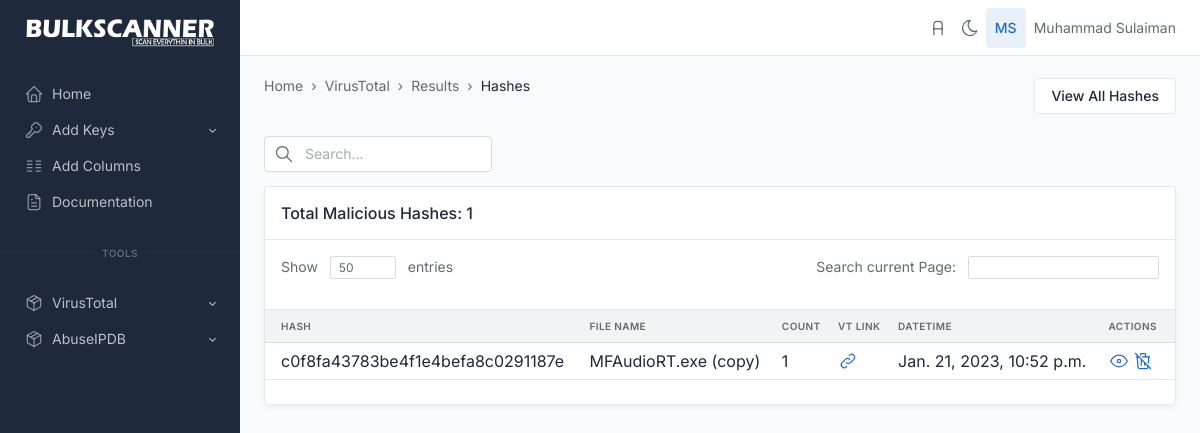
Page /virustotal/malicious_hashes (signed in) on the committed database.
### virustotal/models.py (models this page shows, shortened)
class hashes(models.Model):
    hash = models.TextField(unique=True)
    count = models.IntegerField(null=True)
    votes = models.JSONField(null=True)
    signature_info = models.JSONField(null=True)
    last_analysis_stats = models.JSONField(null=True)
    meaningful_name = models.JSONField(null=True)
    date_time = models.DateTimeField(default=datetime.datetime.now())

### virustotal/views.py (the view)
# urls.py: path('malicious_hashes', views.vt_malicious_hashes, name='malicious_hashes'),
def vt_malicious_hashes(request):
    if request.user.is_authenticated:
        queryset = hashes.objects.filter(count__gt=0).all()
        show_entries = request.GET.get('show_entries')
        if show_entries:
            paginator = Paginator(queryset, show_entries)
            hashes_count = paginator.count
            page_number = request.GET.get('page')
            queryset = paginator.get_page(page_number)
            context = {'all_malicious_hashes': queryset,
                       'hashes_count': hashes_count}
            return render(request, 'virustotal/malicious_hashes.html', context)
        else:
            paginator = Paginator(queryset, 50)
            hashes_count = paginator.count
            page_number = request.GET.get('page')
            queryset = paginator.get_page(page_number)
            show_entries = request.GET.get('show_entries')
            context = {'all_malicious_hashes': queryset,
                       'hashes_count': hashes_count}
        return render(request, 'virustotal/malicious_hashes.html', context)
    else:
        return redirect("login")

### templates/virustotal/malicious_hashes.html (shortened to what this page needs)
{% extends 'base.html' %} {% load static %}
{% block body %}
<div class="page-wrapper">
  <div class="container-xl">
    <div class="page-header d-print-none">
      <div class="row align-items-center">
        <div class="col">
          <ol class="breadcrumb breadcrumb-arrows" aria-label="breadcrumbs">
            <li class="breadcrumb-item">
              <a href="{% url 'index' %}">Home</a>
            </li>
            <li class="breadcrumb-item"><a href="#">VirusTotal</a></li>
            <li class="breadcrumb-item" aria-current="page">
              <a href="#">Results</a>
            <li class="breadcrumb-item active" aria-current="page">
              <a href="{% url 'malicious_ips' %}">Hashes</a>
            </li>
          </ol>
          <br />
        </div>
        <div class="col-auto ms-auto d-print-none">
          <div class="btn-list">
            <span class="d-none d-sm-inline">
              <a href="{% url 'all_hashes' %}" class="btn btn-white">
                View All Hashes
              </a>
            </span>
          </div>
        </div>
      </div>
    </div>
  </div>
  <div class="page-body">
    <div class="container-xl">
      <div class="col-3">
        <form action="{% url 'search_malicious_hashes' %}" method="get">
          <div class="input-icon">
            <span class="input-icon-addon">
            </span>
            <input type="text" class="form-control" placeholder="Search..." aria-label="Search in website" name="search_text">
          </div>
        </form>
      </div>
      {% if vt_hash_search_result %}
      <div class="row row-cards">
        <div class="col-12">
          <div class="card">
            <div class="card-header">
              <h3 class="card-title">Your query: {{search_text}}</h3>
            </div>
            <div class="table-responsive">
              <table
                class="table card-table table-vcenter text-nowrap datatable" id="myTable"
              >
                <thead>
                  <tr>
                    <th>Hash</th>
                    <th>File Name</th>
                    <th>Count</th>
                    <th>VT Link</th>
                    <th>DateTime</th>
                    <th>Actions</th>
                  </tr>
                </thead>
                <tbody>
                  {% for hashdata in vt_hash_search_result%}
                  <tr>
                    <td>{{hashdata.hash}}</td>
                    <td>{{hashdata.meaningful_name}}</td>
                    <td>{{hashdata.count}}</td>
                    <td>
                      <a href="https://www.virustotal.com/gui/file/{{hashdata.hash}}" target="_blank">
                      <svg xmlns="http://www.w3.org/2000/svg" class="icon icon-tabler icon-tabler-link" width="24" height="24" viewBox="0 0 24 24" stroke-width="2" stroke="currentColor" fill="none" stroke-linecap="round" stroke-linejoin="round">
                        <path stroke="none" d="M0 0h24v24H0z" fill="none"></path>
                        <path d="M10 14a3.5 3.5 0 0 0 5 0l4 -4a3.5 3.5 0 0 0 -5 -5l-.5 .5"></path>
                        <path d="M14 10a3.5 3.5 0 0 0 -5 0l-4 4a3.5 3.5 0 0 0 5 5l.5 -.5"></path>
                     </svg>
                    </a>
                    </td>
                    <td>{{hashdata.date_time}}</td>
                   <td>
                   <a href="{% url 'hash_details' hash=hashdata.hash %}" style = "text-decoration: none;" target="_blank">
                    <svg xmlns="http://www.w3.org/2000/svg" class="icon icon-tabler icon-tabler-eye" width="24" height="24" viewBox="0 0 24 24" stroke-width="2" stroke="currentColor" fill="none" stroke-linecap="round" stroke-linejoin="round">
                      <path stroke="none" d="M0 0h24v24H0z" fill="none"></path>
                      <circle cx="12" cy="12" r="2"></circle>
                      <path d="M22 12c-2.667 4.667 -6 7 -10 7s-7.333 -2.333 -10 -7c2.667 -4.667 6 -7 10 -7s7.333 2.333 10 7"></path>
                   </svg>
                  </a>
                  <a href="{% url 'delete_hash' hash=hashdata.hash %}" style = "text-decoration: none;">
                  <svg xmlns="http://www.w3.org/2000/svg" class="icon icon-tabler icon-tabler-trash-off" width="24" height="24" viewBox="0 0 24 24" stroke-width="2" stroke="currentColor" fill="none" stroke-linecap="round" stroke-linejoin="round">
                    <path stroke="none" d="M0 0h24v24H0z" fill="none"></path>
                    <line x1="3" y1="3" x2="21" y2="21"></line>
                    <path d="M4 7h3m4 0h9"></path>
                    <line x1="10" y1="11" x2="10" y2="17"></line>
                    <line x1="14" y1="14" x2="14" y2="17"></line>
                    <path d="M5 7l1 12a2 2 0 0 0 2 2h8a2 2 0 0 0 2 -2l.077 -.923"></path>
                    <line x1="18.384" y1="14.373" x2="19" y2="7"></line>
                    <path d="M9 5v-1a1 1 0 0 1 1 -1h4a1 1 0 0 1 1 1v3"></path>
                 </svg>
                </a>
                   </td>
                  </tr>
                  {% endfor %}
                </tbody>
              </table>
            </div>
          </div>
        </div>
      </div>
      {% elif all_malicious_hashes %}
      <div class="row row-cards">
        <div class="col-12">
          <div class="card">
            <div class="card-header">
              <h3 class="card-title">Total Malicious Hashes: {{hashes_count}}</h3>
            </div>
            <div class="card-body border-bottom py-3">
              <div class="d-flex">
                <form action="{% url 'malicious_hashes' %}" method="GET">
                <div class="text-muted">
                  Show
                  <div class="mx-2 d-inline-block">
                    <input
                      type="text"
                      class="form-control form-control-sm"
                      value="50"
                      size="3"
                      aria-label="Invoices count"
                      name="show_entries"
                    />
                  </div>
                </form>
                  entries
                </div>
                <div class="ms-auto text-muted">
                  Search current Page:
                  <div class="ms-2 d-inline-block">
                    <input
                      type="text"
                      class="form-control form-control-sm"
                      aria-label="Search invoice"
                      name="search_table"
                      id="myInput"
                      onkeyup="myFunction()"
                    />
                  </div>
                </div>
              </div>
            </div>
            <div class="table-responsive">
              <table
                class="table card-table table-vcenter text-nowrap datatable" id="myTable"
              >
                <thead>
                  <tr>
                    <th>Hash</th>
                    <th>File Name</th>
                    <th>Count</th>
                    <th>VT Link</th>
                    <th>DateTime</th>
                    <th>Actions</th>
                  </tr>
                </thead>
                <tbody>
                  {% for hashdata in all_malicious_hashes%}
                  <tr>
                    <td>{{hashdata.hash}}</td>
                    <td>{{hashdata.meaningful_name}}</td>
                    <td>{{hashdata.count}}</td>
                    <td>
                      <a href="https://www.virustotal.com/gui/file/{{hashdata.hash}}" target="_blank">
                    </a>
                    </td>
                    <td>{{hashdata.date_time}}</td>
                   <td>
                   <a href="{% url 'hash_details' hash=hashdata.hash %}" style = "text-decoration: none;" target="_blank">
                  </a>
                  <a href="{% url 'delete_hash' hash=hashdata.hash %}" style = "text-decoration: none;">
                </a>
                   </td>
                  </tr>
                  {% empty %}
                  <tr><td colspan="6" style="text-align:center">No Data found</td></tr>
                  {% endfor %}
                </tbody>
              </table>
            </div>
            <div class="card-footer d-flex align-items-center">
            </div>
          </div>
        </div>
      </div>
      {% endif %}
    </div>
  </div>
</div>
{% endblock body %}

### templates/base.html (shortened to what this page needs)
{% load static %}
<html lang="en">
  <head>
    <link href="{% static 'css/tabler.min.css' %}" rel="stylesheet" />
    <link href="{% static 'css/tabler-flags.min.css' %}" rel="stylesheet" />
    <link href="{% static 'css/tabler-payments.min.css' %}" rel="stylesheet" />
    <link href="{% static 'css/tabler-vendors.min.css' %}" rel="stylesheet" />
    <link href="{% static 'css/demo.min.css' %}" rel="stylesheet" />
  </head>
  <body >
    <div class="wrapper">
      <aside class="navbar navbar-vertical navbar-expand-lg navbar-dark">
        <div class="container-fluid">
          <h1 class="navbar-brand navbar-brand-autodark">
            <a href="{% url 'index' %}">
              <img src="{% static 'logo_white.png' %}" width="50" height="10" alt="BulkScanner" class="navbar-brand-image">
            </a>
          </h1>
          <div class="collapse navbar-collapse" id="navbar-menu">
            <ul class="navbar-nav pt-lg-3">
              <li class="nav-item">
                <a class="nav-link" href="{% url 'index' %}" >
                  <span class="nav-link-icon d-md-none d-lg-inline-block">
                  </span>
                  <span class="nav-link-title">
                    Home
                  </span>
                </a>
              </li>
              <li class="nav-item dropdown">
                <a class="nav-link dropdown-toggle" href="#navbar-base" data-bs-toggle="dropdown" data-bs-auto-close="false" role="button" aria-expanded="false" >
                  <span class="nav-link-icon d-md-none d-lg-inline-block">
                  </span>
                  <span class="nav-link-title">
                    Add Keys
                  </span>
                </a>
              </li>
              <li class="nav-item">
                <a class="nav-link" href="{% url 'add_columns' %}" >
                  <span class="nav-link-icon d-md-none d-lg-inline-block">
                  </span>
                  <span class="nav-link-title">
                    Add Columns
                  </span>
                </a>
              </li>
              <li class="nav-item">
                <a class="nav-link" href="./docs/index.html" >
                  <span class="nav-link-icon d-md-none d-lg-inline-block">
                  </span>
                  <span class="nav-link-title">
                    Documentation
                  </span>
                </a>
              </li>
              <div class="hr-text">Tools</div>
              <li class="nav-item dropdown">
                <a class="nav-link dropdown-toggle" href="#navbar-base" data-bs-toggle="dropdown" data-bs-auto-close="false" role="button" aria-expanded="false" >
                  <span class="nav-link-icon d-md-none d-lg-inline-block">
                  </span>
                  <span class="nav-link-title">
                    VirusTotal
                  </span>
                </a>
              </li>
              <li class="nav-item dropdown">
                <a class="nav-link dropdown-toggle" href="#navbar-base" data-bs-toggle="dropdown" data-bs-auto-close="false" role="button" aria-expanded="false" >
                  <span class="nav-link-icon d-md-none d-lg-inline-block">
                  </span>
                  <span class="nav-link-title">
                    AbuseIPDB
                  </span>
                </a>
              </li>
            </ul>
          </div>
        </div>
      </aside>
      <header class="navbar navbar-expand-md navbar-light d-none d-lg-flex d-print-none">
        <div class="container-xl">
          <div class="navbar-nav flex-row order-md-last">
          <a
          href="{% url 'admin:index' %}" target="_blank"
          class="nav-link px-0 "
          title="Go to Admin Area"
          data-bs-toggle="tooltip"
          data-bs-placement="bottom"
            >
            </a>
            <a href="?theme=dark" class="nav-link px-0 hide-theme-dark" title="Enable dark mode" data-bs-toggle="tooltip" data-bs-placement="bottom">
            </a>
            <div class="nav-item dropdown">
              <a href="#" class="nav-link d-flex lh-1 text-reset p-0" data-bs-toggle="dropdown" aria-label="Open user menu">
                <span class="avatar bg-blue-lt">{{user.first_name|slice:"1"}}{{user.last_name|slice:"1"}}</span>
                <div class="d-none d-xl-block ps-2">
                  <div>{{user.first_name}} {{user.last_name}}</div>
                </div>
              </a>
            </div>
          </div>
        </div>
      </header>
      <div class="page-wrapper">
        {% block body %}
        {% endblock body %}
    </div>
  </body>
</html>

### rows in the picture
hashes: hash "c0f8fa43783be4f1e4befa8c0291187e", meaningful_name "MFAudioRT.exe (copy)", count "1", date_time "Jan. 21, 2023, 10:52 p.m."

### other values in the picture
{{ user.first_name|slice:"1" }} "M"
{{ user.last_name|slice:"1" }} "S"
{{ user.first_name }} "Muhammad"
{{ user.last_name }} "Sulaiman"
{{ hashes_count }} "1"
